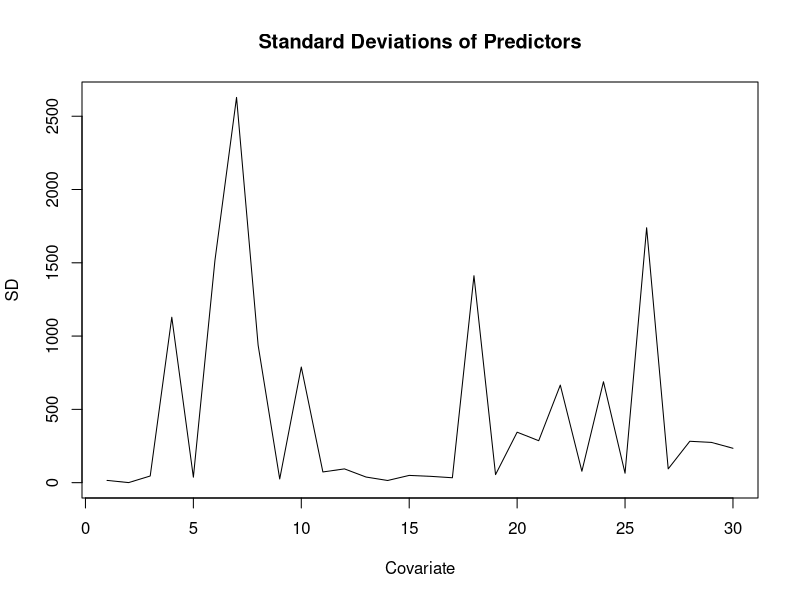
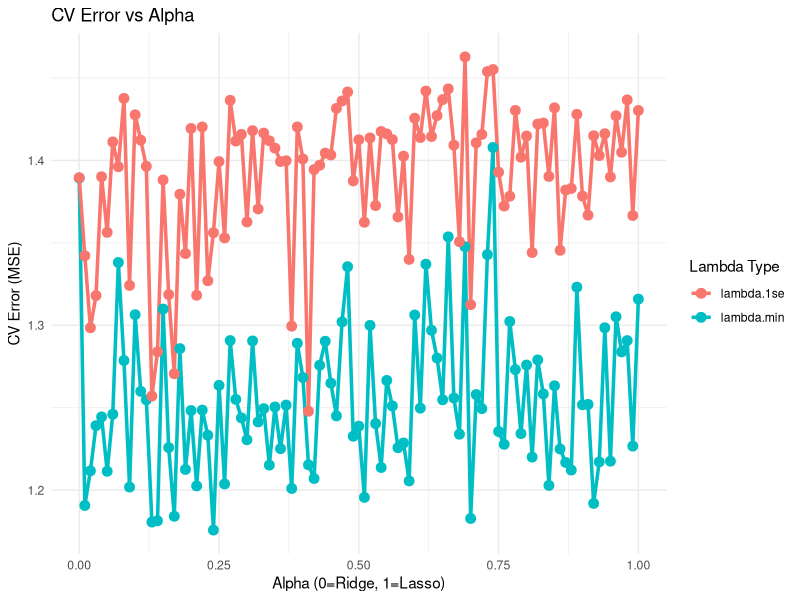
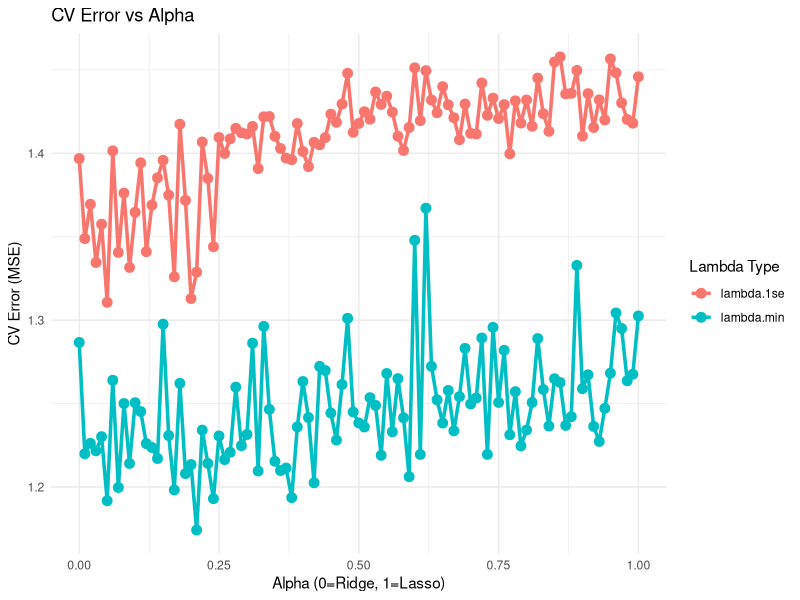
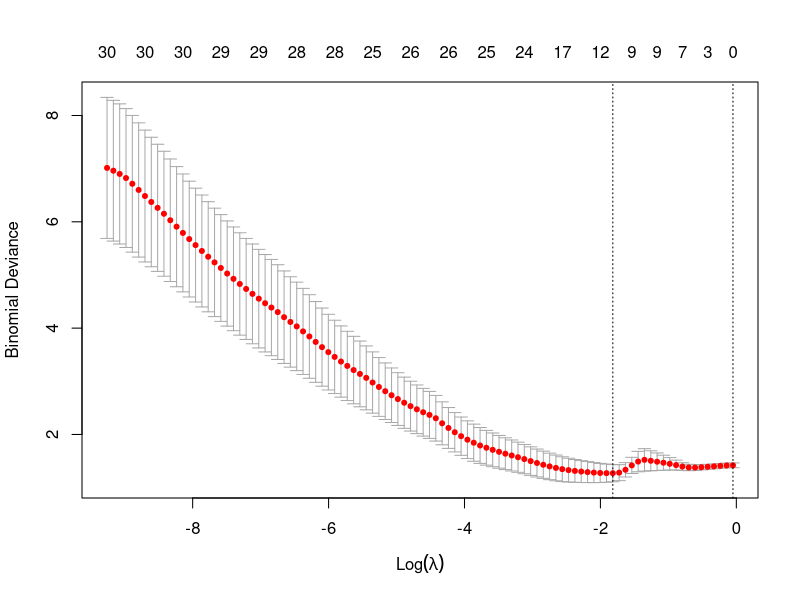
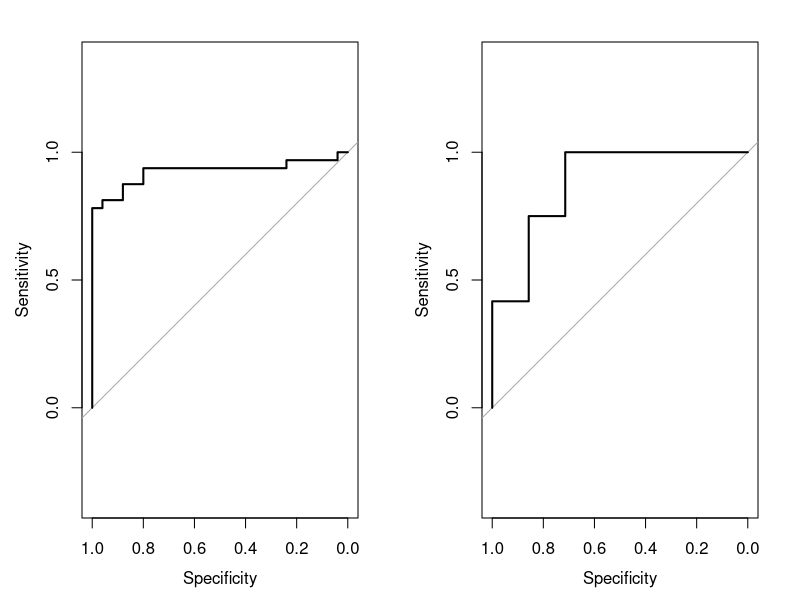
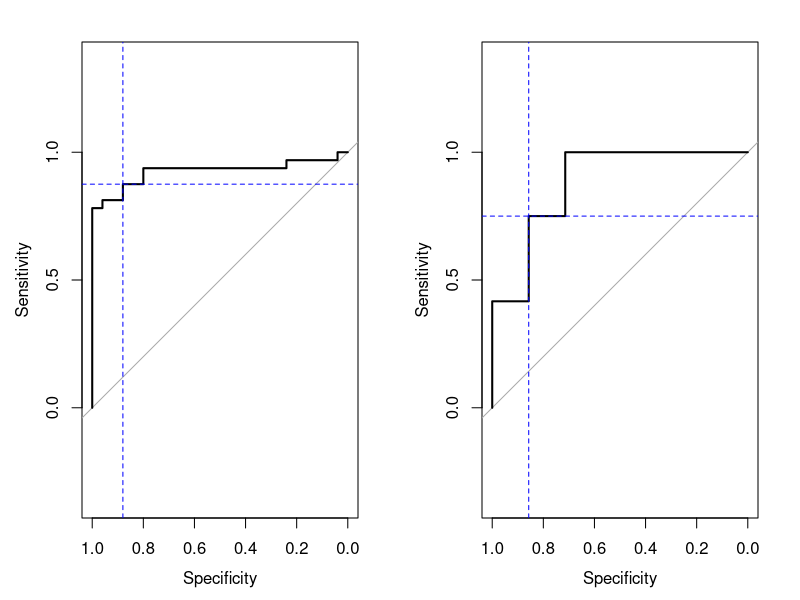
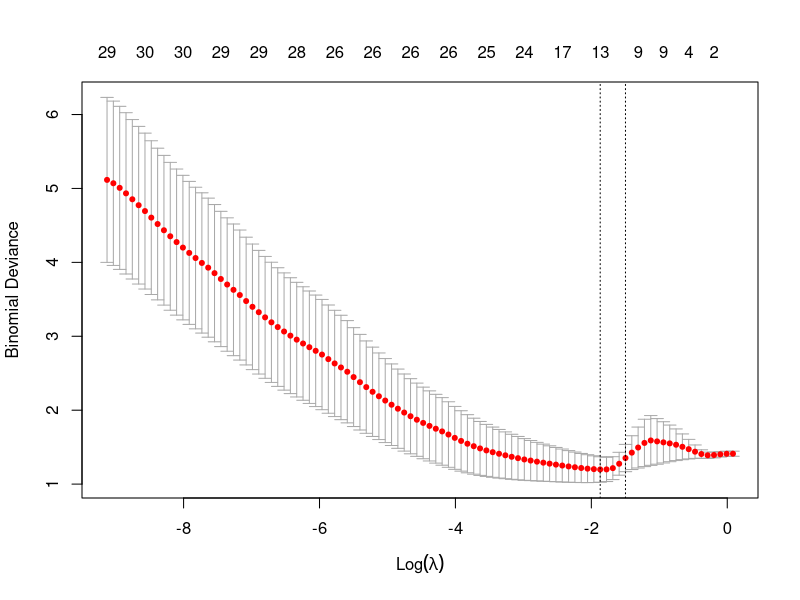

Here is the R script that generated these plots, in order:
# === PACKAGES USED ========
library(readxl)
library(glmnet)
library(ggplot2)
library(GGally)
library(pROC)
library(MASS)

# === 1 | DATA CLEANING AND EDA ========
COV <- read_excel("Immunologic profiles of patients with COVID-19.xlsx")
View(COV)
str(COV)

#dataset contains measurements of 28 analytes (cytokines, chemokines, and acute phase proteins) from plasma samples of 76 COVID-19-positive patients. Response variable: disease progression/severity (binary, mild vs. severe)

table(COV$Severirty)

## DO SOME EDA AND CHECK FOR MISSING VALUES (there should be none)

# Convert severity to a factor variable
#Severity <- ifelse(COV$Severirty == "Severe", 1, 0)
#table(Severity)

COV$Severity <- ifelse(COV$Severirty == "Severe", 1, 0)
table(COV$Severity) # 0 = mild, 1 = severe

# Remove Patient Number and Severity
COV <- COV[, !(names(COV) %in% c("Severirty", "Patient Number"))]
str(COV)

# Convert SEX to numeric
COV$SEX <- ifelse(COV$SEX == "F", 1, 0)
table(COV$SEX)  

dim(COV)       # 76 x 31
colnames(COV)  


# Feature Engineering ?????

# === 2.1 | MODEL MATRIX AND TRAINING/TEST SETS ========
# Create model matrix for glmnet including all effects (even quadratic?)
#f0 <- lm(Severity ~ ., data = COV)
#f0 <- lm(Severity ~ .^2, data = COV)

X <- model.matrix(Severity ~., COV)[, -1]
#X <- model.matrix(Severity ~.^2, COV)[, -1]
dim(X)
colnames(X)
# X <- cbind(X,X[, 1:29]^2)

Y <- COV$Severity

# predictor standard deviations
plot(as.ts(apply(X, 2, sd)), xlab = "Covariate", ylab = "SD",
     main = "Standard Deviations of Predictors")
# very variable so thats why standardization is needed


# Create train (75%) & test (25%) sets
set.seed(1717)

test_index <- sample.int(nrow(X), round(nrow(X) * 0.25), replace = FALSE)
test_index

X_train <- X[-test_index, ]
Y_train <- Y[-test_index]
X_test <- X[test_index, ]
Y_test <- Y[test_index]

## Confirm class balance in train and test
table(Y_train)
table(Y_test)

# === 2.2 | GRID SEARCH FOR ALPHA ========
# Function to perform grid search for optimal alpha value with different n-folds 
alpha_search <- function (nfolds){
  alpha_grid <- seq(0, 1, .01)
  results <- data.frame()
  set.seed(1717)
  for (a in alpha_grid) {
  cv_model <- cv.glmnet(X_train, 
                        Y_train, 
                        alpha = a, 
                        nfolds = nfolds,
                        family = "binomial",
                        #foldid check if needed
                        type.measure = "deviance",
                        keep = T)  # Accuracy measure is deviance because AUC could not be used; number of observations is too small per fold
                        #keep = TRUE) # check if keep should be T or F
  
  # Store results
  results <- rbind(results, data.frame(
    alpha = a,
    lambda_min = cv_model$lambda.min,
    lambda_1se = cv_model$lambda.1se,
    cvm_min = min(cv_model$cvm),
    cvm_1se = cv_model$cvm[which(cv_model$lambda == cv_model$lambda.1se)]
  ))
  }
  return(results)
}
## Add part to function that collects and prints best alpha values automatically

alpha_10 <- alpha_search(10)
best_min_10 <- alpha_10$alpha[which.min(alpha_10$cvm_min)]
best_1se_10 <- alpha_10$alpha[which.min(alpha_10$cvm_1se)]

alpha_20 <- alpha_search(20)
best_min_20 <- alpha_20$alpha[which.min(alpha_20$cvm_min)]
best_1se_20 <- alpha_20$alpha[which.min(alpha_20$cvm_1se)]

# Visualize alpha grid search
ggplot(alpha_10, aes(x = alpha)) +
  geom_line(aes(y = cvm_min, color = "lambda.min"), size = 1.2) +
  geom_line(aes(y = cvm_1se, color = "lambda.1se"), size = 1.2) +
  geom_point(aes(y = cvm_min, color = "lambda.min"), size = 3) +
  geom_point(aes(y = cvm_1se, color = "lambda.1se"), size = 3) +
  labs(title = "CV Error vs Alpha",
       x = "Alpha (0=Ridge, 1=Lasso)",
       y = "CV Error (MSE)",
       color = "Lambda Type") +
  theme_minimal()

ggplot(alpha_20, aes(x = alpha)) +
  geom_line(aes(y = cvm_min, color = "lambda.min"), size = 1.2) +
  geom_line(aes(y = cvm_1se, color = "lambda.1se"), size = 1.2) +
  geom_point(aes(y = cvm_min, color = "lambda.min"), size = 3) +
  geom_point(aes(y = cvm_1se, color = "lambda.1se"), size = 3) +
  labs(title = "CV Error vs Alpha",
       x = "Alpha (0=Ridge, 1=Lasso)",
       y = "CV Error (MSE)",
       color = "Lambda Type") +
  theme_minimal()

## Decide between alpha values

## Create functions to streamline comparison between 10 and 20 folds
# Elastic net model with 10 folds
cv_10 <- cv.glmnet(X_train, Y_train, nfolds = 10, family = "binomial", alpha = best_min_10, type.measure = "deviance")
plot(cv_10)

prd_train <- predict(cv_10, newx = X_train, type = "response", s = cv_10$lambda.min)[, 1]
prd_test <- predict(cv_10, newx = X_test, type = "response", s = cv_10$lambda.min)[, 1]

# Testing prediction accuracy (Change plots to be made with ggplot and overlay curves)
par(mfrow=c(1,2))
AUC_train <- roc(Y_train, prd_train)
plot(AUC_train)
AUC_test <- roc(Y_test, prd_test)
plot(AUC_test)

# Check for performance of test set
max(cv_10$cvm)
which.max(cv_10$cvm)
cv_10$cvlo[which.max(cv_10$cvm)];cv_10$cvup[which.max(cv_10$cvm)]

# Determining cutoffs for sensitivity, specificity, and classification; make function to test both; return dataframe with all
cutoffs_snsp <- function(AUC) {
  snsp <- cbind(AUC$sensitivities, AUC$specificities)
  indx <- which.max(apply(snsp, 1, min))
  cutoff <- AUC$threshold[indx]
  return(cutoff)
}

cutoffs_snsp(AUC_train)
cutoffs_snsp(AUC_test)
# Make confusion matrix?

# Training set
snsp_train <- cbind(AUC_train$sensitivities, AUC_train$specificities)
snsp_train

indx_train <- which.max(apply(snsp_train, 1, min))
indx_train
snsp_train[indx_train, ]

train_cutoff <- AUC_train$thresholds[indx_train]
train_cutoff

# Test set
snsp_test <- cbind(AUC_test$sensitivities, AUC_test$specificities)
snsp_test

indx_test <- which.max(apply(snsp_test, 1, min))
indx_test
snsp_test[indx_test, ]

test_cutoff <- AUC_test$thresholds[indx_test]
test_cutoff

# Make ggplot versions
par(mfrow=c(1,2))
plot(AUC_train)
abline(h=snsp_train[indx_train,1],v=snsp_train[indx_train,2], col='blue', lty=2)
plot(AUC_test)
abline(h=snsp_test[indx_test,1],v=snsp_test[indx_test,2], col='blue', lty=2)
par(mfrow=c(1,1))

## A function to compute Sensitivity and Specificity (probably remake function or extract SN and SP in a different way)
sn.sp <- function(mat){
  sn <- mat[2,2]/sum(mat[2,])
  sp <- mat[1,1]/sum(mat[1,])
  return(unlist(list(sensitivity=sn, specificity=sp)))
}

sn.sp(table(Y_train, yhat = as.numeric(prd_train > train_cutoff))) ## TRAIN SET
sn.sp(table(Y_test, yhat = as.numeric(prd_test > train_cutoff))) ## TEST SET
sn.sp(table(Y_test, yhat = as.numeric(prd_test > test_cutoff)))

# Variable selection
coef(cv_10, s = cv_10$lambda.min)
coef.min <- coef(cv_10,s = cv_10$lambda.min)[-1,1]
coef.min[coef.min!=0] 
names(coef.min[coef.min!=0])

# Provide ranking of top predictors

# Elastic net model with 20 folds
## Make function that does all the same steps as 10-fold
cv_20 <- cv.glmnet(X_train, Y_train, nfolds = 20, family = "binomial", alpha = best_min_20, type.measure = "deviance")
plot(cv_20)

coef(cv_20, s = cv_20$lambda.min)
coef.min <- coef(cv_20,s = cv_20$lambda.min)[-1,1]
coef.min[coef.min!=0]

## FOR MS. MAHNOOR NIZAMANI: Make some plots and do some analysis for how AGE correlates with severity and also which cytokines are most effective and most significant
